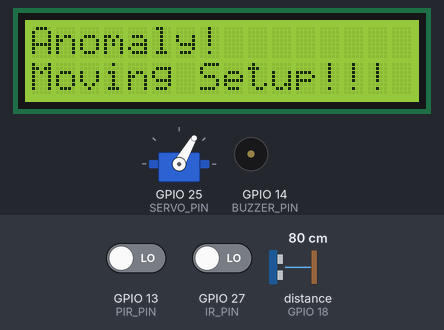
Recording of a sketch running on a simulated ESP32. Shown: 16×2 character LCD, servo, buzzer (waves = sounding, pin HIGH). Wiring (inferred from the names in the program): ultrasonic range finder: trigger GPIO 5; echo GPIO 18. The inputs (shaded band) are chosen by the test bench; at power-on: GPIO 27 (IR_PIN) LOW, distance to the obstacle (sensor on GPIO 18) 80 cm, GPIO 13 (PIR_PIN) LOW. The echo pulse lasts 58.3 µs per cm; WiFi joins after 1.5 s; servers stay silent unless stated; pins used as bus, display or sensor lines are not drawn; what the sketch prints to the serial monitor is not drawn.

Above: at 4.8 s.
4.9 s: GPIO 27 (IR_PIN) driven HIGH
At 5.15 s:
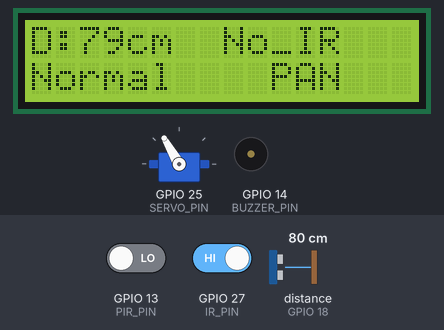
6.8 s: distance to the obstacle (sensor on GPIO 18) set to 23 cm
At 8.6 s:
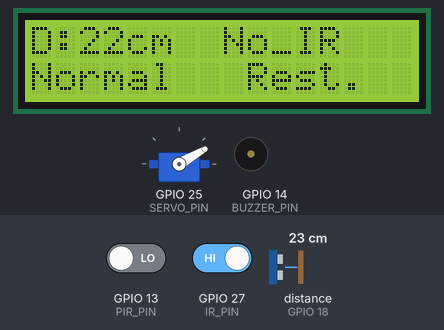
8.7 s: distance to the obstacle (sensor on GPIO 18) set to 19 cm
At 9.18 s:
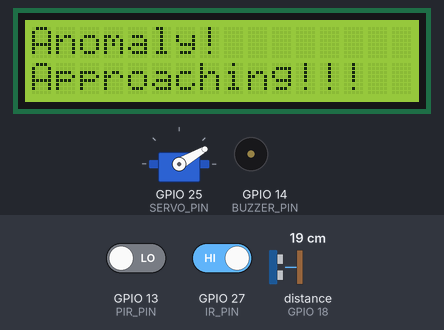
11.0 s: GPIO 13 (PIR_PIN) driven HIGH
At 12.41 s:
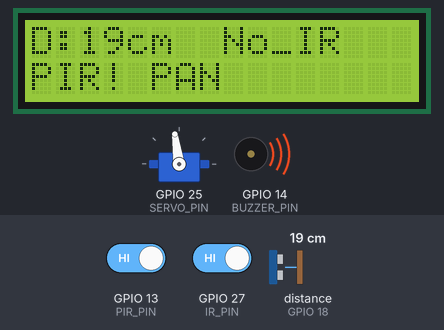
13.7 s: GPIO 27 (IR_PIN) driven LOW
At 13.83 s:
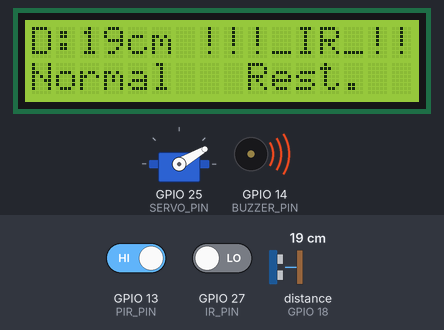
17.2 s: GPIO 27 (IR_PIN) driven HIGH
At 33.6 s:
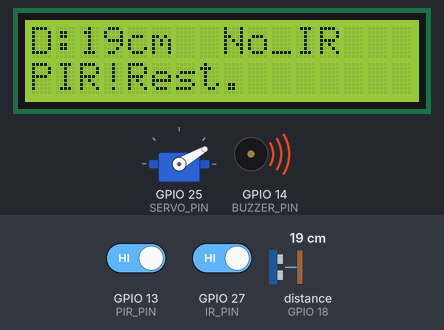
Timing chart, 0 to 59.7 s (numbered marks = the images above; inputs shaded):
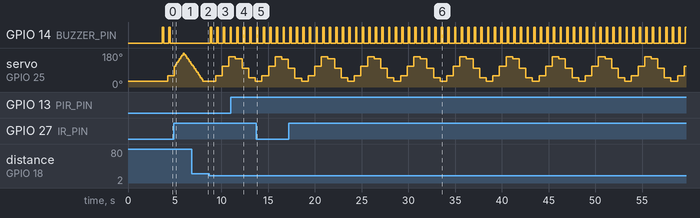

Measured:
- the behaviour switches between 21 and 20 cm on distance to the obstacle (sensor on GPIO 18) (found by bisection; images 2 and 3)
- after the input at 4.9 s, GPIO 14 (BUZZER_PIN): stops changing and stays LOW; the display: changes after 0.19 s (image 1)
- after the input at 8.7 s, GPIO 14 (BUZZER_PIN): alternates HIGH for 0.15 s and LOW for 0.56 s, starting after 0.11 s; servo on GPIO 25 (SERVO_PIN): 30° → 60° after 0.68 s, → 110° 0.71 s later, → 161° 0.71 s later; the display: first changes after 0.11 s (image 3 shows a later state)
- after the input at 11.0 s, the display: first differs from a run without the input after 1.3 s (image 4)
- after the input at 13.7 s, the display: changes after 0.05 s (image 5)
- after the input at 17.2 s, the display: first changes after 0.09 s (image 6 shows a later state)
- by itself, GPIO 14 (BUZZER_PIN): alternates HIGH for 0.15 s and LOW for 0.56 s

The sketch:

aux_sensors.ino
```cpp
#include <WiFi.h>
#include <WebServer.h>
#include <ESP32Servo.h>
#include <Wire.h>
#include <LiquidCrystal_I2C.h>

// ---------- WiFi ----------
const char *WIFI_SSID = "Pixel";
const char *WIFI_PASS = "123456789";
WebServer server(80);

// ---------- Pins ----------
const int SERVO_PIN = 25;
const int PIR_PIN = 13;
const int BUZZER_PIN = 14;
const int IR_PIN = 27;
const int TRIG_PIN = 5;
const int ECHO_PIN = 18;

// ---------- LCD (0x27) ----------
LiquidCrystal_I2C lcd(0x27, 16, 2);

// ---------- Servo / Pan Config ----------
Servo myServo;
const unsigned long panDurationMs = 2100UL;
const int startAngle = 30;
const int endAngle = 180;
const unsigned long minRetriggerDelayMs = 3000UL;

// ---------- PIR Debounce ----------
const unsigned long pirDebounceMs = 500UL;
unsigned long lastPirReadChangeAt = 0;
unsigned long lastPIRAcceptedAt = 0;
int lastPirRaw = LOW;

// ---------- IR sensor (active LOW) ----------
volatile bool irObjectDetected = false;

// ---------- Ultrasonic ----------
const unsigned long echoTimeoutUs = 30000UL;
const int distanceThresholdCm = 20;

// ---------- Pan state ----------
bool panActive = false;
unsigned long panStartMillis = 0;

// ---------- Helpers ----------
void startPanSequence()
{
  if (!panActive)
  {
    panActive = true;
    panStartMillis = millis();
    Serial.println("[PAN] started");
  }
}

void updatePan()
{
  if (!panActive)
    return;

  unsigned long elapsed = millis() - panStartMillis;
  unsigned long fullCycle = panDurationMs * 2UL;

  if (elapsed >= fullCycle)
  {
    myServo.write(startAngle);
    panActive = false;
    Serial.println("[PAN] completed");
    return;
  }

  if (elapsed < panDurationMs)
  {
    float progress = (float)elapsed / (float)panDurationMs;
    int angle = startAngle + (int)((endAngle - startAngle) * progress);
    myServo.write(angle);
  }
  else
  {
    float progress = (float)(elapsed - panDurationMs) / (float)panDurationMs;
    int angle = endAngle - (int)((endAngle - startAngle) * progress);
    myServo.write(angle);
  }
}

bool isPIRTriggered()
{
  int raw = digitalRead(PIR_PIN);
  if (raw != lastPirRaw)
  {
    lastPirRaw = raw;
    lastPirReadChangeAt = millis();
    return false;
  }
  if (millis() - lastPirReadChangeAt < pirDebounceMs)
    return false;

  if (raw == HIGH && (millis() - lastPIRAcceptedAt >= minRetriggerDelayMs))
  {
    lastPIRAcceptedAt = millis();
    return true;
  }
  return false;
}

long readDistanceCm()
{
  digitalWrite(TRIG_PIN, LOW);
  delayMicroseconds(2);
  digitalWrite(TRIG_PIN, HIGH);
  delayMicroseconds(10);
  digitalWrite(TRIG_PIN, LOW);

  unsigned long dur = pulseIn(ECHO_PIN, HIGH, echoTimeoutUs);
  if (dur == 0)
    return -1;
  return (long)(dur * 0.0343 / 2.0);
}

void beep(unsigned ms = 120)
{
  digitalWrite(BUZZER_PIN, HIGH);
  delay(ms);
  digitalWrite(BUZZER_PIN, LOW);
}

// ---------- HTTP ----------
void handleRoot()
{
  String html = "<!doctype html><html><head><meta charset='utf-8'>"
                "<meta http-equiv='refresh' content='1'>"
                "<title>ESP32 Sensor Server</title></head><body>";
  html += "<h2>ESP32 Sensor Dashboard</h2>";
  html += "<p><a href=\"/status\">/status</a> (JSON)</p>";
  html += "<p><a href=\"/trigger\">/trigger</a> (start pan)</p>";
  html += "<p><a href=\"/stop\">/stop</a> (stop pan)</p>";
  html += "</body></html>";
  server.send(200, "text/html", html);
}

void sendJsonStatus()
{
  int pirState = digitalRead(PIR_PIN);
  int irState = digitalRead(IR_PIN);
  long dist = readDistanceCm();
  int servoAngle = myServo.read();
  unsigned long now = millis();

  String payload = "{";
  payload += "\"panActive\":";
  payload += (panActive ? "true" : "false");
  payload += ",";
  payload += "\"pirState\":";
  payload += (pirState == HIGH ? "\"HIGH\"" : "\"LOW\"");
  payload += ",";
  payload += "\"irState\":";
  payload += (irState == LOW ? "\"DETECTED\"" : "\"CLEAR\"");
  payload += ",";
  payload += "\"distanceCm\":";
  payload += String(dist);
  payload += ",";
  payload += "\"lastPIRAcceptedAt\":";
  payload += String(lastPIRAcceptedAt);
  payload += ",";
  payload += "\"now\":";
  payload += String(now);
  payload += ",";
  payload += "\"servoAngle\":";
  payload += String(servoAngle);
  payload += "}";
  server.send(200, "application/json", payload);
}

void handleStatus() { sendJsonStatus(); }

void handleTrigger()
{
  startPanSequence();
  beep(100);
  server.send(200, "application/json", "{\"result\":\"pan_triggered\"}");
}

void handleStop()
{
  panActive = false;
  myServo.write(startAngle);
  server.send(200, "application/json", "{\"result\":\"pan_stopped\"}");
}

void handleNotFound() { server.send(404, "text/plain", "Not found"); }

// ---------- Setup ----------
void setup()
{
  Serial.begin(115200);
  pinMode(PIR_PIN, INPUT);
  pinMode(IR_PIN, INPUT);
  pinMode(BUZZER_PIN, OUTPUT);
  pinMode(TRIG_PIN, OUTPUT);
  pinMode(ECHO_PIN, INPUT);
  digitalWrite(BUZZER_PIN, LOW);

  // LCD init
  lcd.init();
  lcd.backlight();
  lcd.clear();
  lcd.setCursor(0, 0);
  lcd.print("Smart Eye Initialized");
  delay(1000);
  lcd.clear();

  // Servo init
  myServo.setPeriodHertz(50);
  myServo.attach(SERVO_PIN);
  myServo.write(startAngle);

  Serial.println("[SYS] Booting...");

  // Wi-Fi
  Serial.printf("[WiFi] Connecting to '%s'...\n", WIFI_SSID);
  WiFi.mode(WIFI_STA);
  WiFi.begin(WIFI_SSID, WIFI_PASS);
  unsigned long t0 = millis();
  const unsigned long wifiTimeout = 15000UL;
  while (WiFi.status() != WL_CONNECTED && millis() - t0 < wifiTimeout)
  {
    delay(250);
    Serial.print(".");
  }
  Serial.println();

  if (WiFi.status() == WL_CONNECTED)
  {
    Serial.print("[WiFi] IP: ");
    Serial.println(WiFi.localIP());
    lcd.setCursor(0, 0);
    lcd.print("WiFi OK:");
    lcd.setCursor(0, 1);
    lcd.print(WiFi.localIP());
    server.on("/", handleRoot);
    server.on("/status", handleStatus);
    server.on("/trigger", handleTrigger);
    server.on("/stop", handleStop);
    server.onNotFound(handleNotFound);
    server.begin();
    Serial.println("[HTTP] Server started on :80");
  }
  else
  {
    lcd.setCursor(0, 0);
    lcd.print("WiFi Failed");
    Serial.println("[WiFi] Failed; offline mode.");
  }

  delay(1000);
  lcd.clear();
  lcd.print("System Ready");
}

// ---------- Main Loop ----------
void loop()
{
  if (WiFi.status() == WL_CONNECTED)
    server.handleClient();

  // IR Sensor
  irObjectDetected = (digitalRead(IR_PIN) == LOW);

  // PIR
  bool pirTrig = isPIRTriggered();

  // Ultrasonic
  long distance = readDistanceCm();
  if (distance >= 0)
    Serial.printf("[US] %ld cm\n", distance);

  // LCD update
  lcd.clear();
  lcd.setCursor(0, 0);
  lcd.print("D:");
  lcd.print(distance);
  lcd.print("cm ");
  lcd.print(irObjectDetected ? "!!!_IR_!!!" : " No_IR ");
  lcd.setCursor(0, 1);
  lcd.print(pirTrig ? "PIR!" : "Normal   ");
  lcd.print(panActive ? " PAN" : "Rest.");

  // Decision
  bool closeObject = (distance >= 0 && distance < distanceThresholdCm);
  // if (pirTrig || irObjectDetected || closeObject)
  // {
  //   Serial.println("[EVT] Anomaly Detected!");
  //   beep(150);
  //   startPanSequence();
  //   lcd.clear();
  //   lcd.setCursor(0, 0);
  //   lcd.print("Anomaly!");
  //   lcd.setCursor(0, 1);
  //   lcd.print("Scanning Area...");
  //   delay(400);
  // }
  if(pirTrig){
    Serial.println("[EVT] Anomaly Detected! - Motion Detected");
    beep(150);
    startPanSequence();
    lcd.clear();
    lcd.setCursor(0, 0);
    lcd.print("Anomaly!");
    lcd.setCursor(0, 1);
    lcd.print("Motion Detected!!!");
    delay(400);
  }
  else if(irObjectDetected) {
    Serial.println("[EVT] Anomaly Detected! - Moving Setup");
    beep(150);
    startPanSequence();
    lcd.clear();
    lcd.setCursor(0, 0);
    lcd.print("Anomaly!");
    lcd.setCursor(0, 1);
    lcd.print("Moving Setup!!!");
    delay(400);
  }
  else if(closeObject){
    Serial.println("[EVT] Anomaly Detected! - Approaching");
    beep(150);
    startPanSequence();
    lcd.clear();
    lcd.setCursor(0, 0);
    lcd.print("Anomaly!");
    lcd.setCursor(0, 1);
    lcd.print("Approaching!!!");
    delay(400);
  }

  updatePan();
  delay(100);
}
```
